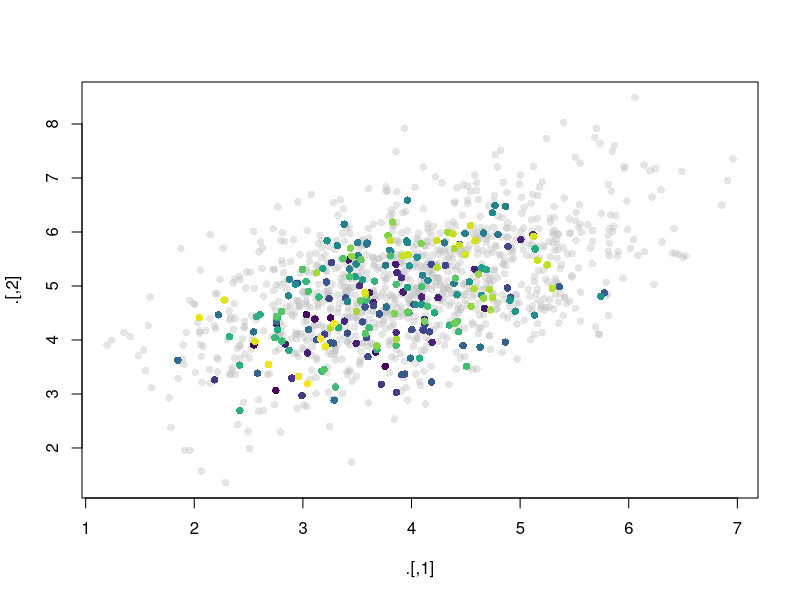

Reproduce this figure in R.
library(tidyverse)
library(viridisLite)
library('mvtnorm')
mu <- c(4,5); sigma <- c(1,0.5,0.5,1) %>% matrix(., nrow=2, byrow=T)
m_mat <- c(1,0,0,1) %>% matrix(., nrow=2, byrow=T)

gradient <- function(x_vec){
  return(solve(sigma)%*%(x_vec - mu))
}



leap_frog <- function(starting_x,starting_mom, step_size, L){
  momentum <- starting_mom
  curr_step <- 0
  curr_x <- starting_x
  for (i in 1:L){
    mom_half <- momentum + (step_size / 2) * gradient(curr_x)
    curr_x <- curr_x + step_size*(m_mat %*% mom_half)
    momentum <- mom_half + (step_size / 2) * gradient(curr_x)
    curr_step <- curr_step + step_size
  }
  return(cbind(curr_x, momentum))
}


hmc_step <- function(starting_x, step_size, L){
  starting_mom <- rmvnorm(n=1, mean=c(0,0)) %>% t()
  proposed_mat <- leap_frog(starting_x, starting_mom, step_size, L)
  alpha_log <- dmvnorm(proposed_mat[,1], mean=mu, sigma=sigma, log = T) + 
    dmvnorm(proposed_mat[,2], mean=c(0,0), log=T) - 
    (dmvnorm(starting_x, mean=mu, sigma=sigma, log = T) + 
       dmvnorm(t(starting_mom), mean=c(0,0), log=T))
  if(runif(1) < exp(alpha_log)){
    return(proposed_mat[,1])
  }
  else{
    starting_x
  }
}

hmc <- function(starting_x, step_size, L, chain_length, n_burn=500){
  path <- matrix(NA, ncol=2, nrow=chain_length + 1 + n_burn)
  path[1,] <- starting_x
  for (i in 1:(chain_length+n_burn)){
    path[i+1,] <- hmc_step(path[i,], step_size, L)
  }
  return(path[-(1:n_burn),])
}

base_plot <- rmvnorm(1e3, mu, sigma)

chain <- hmc(c(4,5), 0.01, 100, 1e3) 
(chain[-nrow(chain),] != lead(chain)[-nrow(chain),]) %>% sum(.) %>% `/`(2) %>% `/`(nrow(chain))

base_plot %>% plot(.,col=adjustcolor('grey',0.4), pch=16)
hmc(c(8,7), 0.01, 100, 1000) %>% points(., col=viridis(nrow(.)), pch=16)

